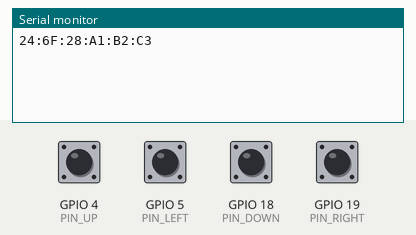
Simulated run of this sketch. Board: ESP32. Shown: the last lines printed to the serial monitor. Inputs (shaded band) come from the test bench; at power-on: GPIO 4 (PIN_UP), GPIO 5 (PIN_LEFT), GPIO 18 (PIN_DOWN), GPIO 19 (PIN_RIGHT) HIGH.

Above: at 1.6 s.
1.7 s: GPIO 4 (PIN_UP) pulled LOW for 0.15 s
At 2.9 s:
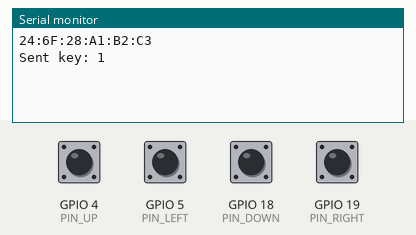
3.3 s: GPIO 5 (PIN_LEFT) pulled LOW for 0.15 s
At 4.5 s:
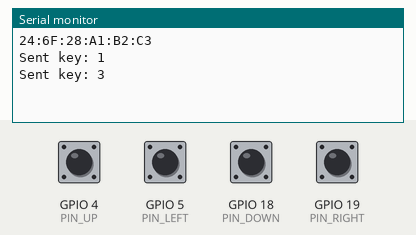
4.9 s: GPIO 18 (PIN_DOWN) pulled LOW for 0.15 s
At 5.6 s:
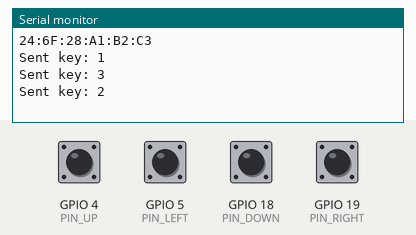
6.5 s: GPIO 19 (PIN_RIGHT) pulled LOW for 0.15 s
At 6.9 s:
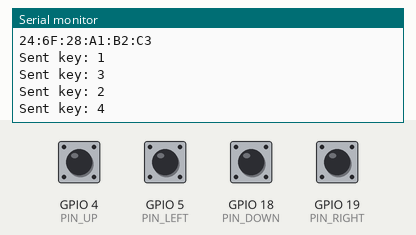
Timing chart, 0 to 9.1 s (numbered marks = the images above; inputs shaded):
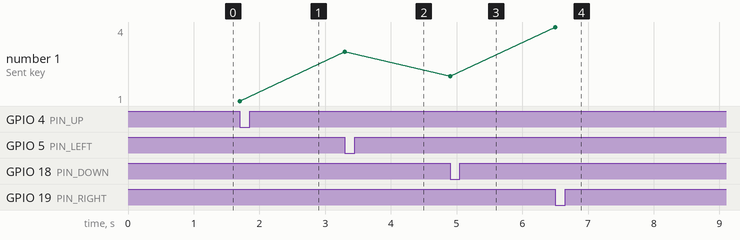

The sketch:

final_spoke_code.ino
```cpp
#include <WiFi.h>
#include <esp_now.h>

// ===== HUB MAC (Dirección MAC del dispositivo principal) =====
//CHANGE THIS MAC ADDRESS TO MATCH THE ADDRESS FROM THE HUB ARDUINO
//CAMBIE ESTA DIRECCIÓN MAC PARA QUE COINCIDA CON LA DIRECCIÓN DEL HUB ARDUINO
uint8_t HUB_MAC[] = { 0x6C, 0xC8, 0x40, 0x8C, 0xBB, 0x60 };

// ===== BUTTON PINS (PINES DE BOTÓN) =====
//CHANGE THESE PIN NUMBERS TO MATCH THE WIRING IN YOUR DEVICE. We recommend pins 4,5,18,19,21.
//CAMBIE ESTOS NÚMEROS DE PIN PARA QUE COINCIDAN CON EL CABLEADO DE SU DISPOSITIVO. Recomendamos los pines 4,5,18,19,21.
#define PIN_UP     4
#define PIN_DOWN   18
#define PIN_LEFT   5
#define PIN_RIGHT  19

//DO NOT CHANGE any code below these lines
// NO CAMBIE ningún código debajo de estas líneas
// ===== KEY IDS =====
#define KEY_UP     1
#define KEY_DOWN   2
#define KEY_LEFT   3
#define KEY_RIGHT  4

#define DEBOUNCE_MS 160

typedef struct {
  uint8_t key;
} Packet;

Packet pkt;

// ===== BUTTON STATE =====
struct Button {
  uint8_t pin;
  uint8_t key;
  bool lastState;
  unsigned long lastTime;
};

Button buttons[] = {
  { PIN_UP,    KEY_UP,    HIGH, 0},
  { PIN_DOWN,  KEY_DOWN,  HIGH, 0 },
  { PIN_LEFT,  KEY_LEFT,  HIGH, 0},
  { PIN_RIGHT, KEY_RIGHT, HIGH, 0 }
};

const int NUM_BUTTONS = sizeof(buttons) / sizeof(buttons[0]);

void setup() {
  Serial.begin(115200);
  delay(300);

  for (int i = 0; i < NUM_BUTTONS; i++) {
    pinMode(buttons[i].pin, INPUT_PULLUP);
  }

  // ---- WiFi / ESP-NOW INIT ----
  WiFi.mode(WIFI_STA);
  WiFi.disconnect(true, true);
  delay(100);
  Serial.println(WiFi.macAddress());

  if (esp_now_init() != ESP_OK) {
    return;
  }

  esp_now_peer_info_t peer = {};
  memcpy(peer.peer_addr, HUB_MAC, 6);
  peer.channel = 0;
  peer.encrypt = false;

  esp_now_del_peer(HUB_MAC);
  delay(10);

  if (esp_now_add_peer(&peer) != ESP_OK) {
    return;
  }
}

void loop() {
  unsigned long now = millis();

  for (int i = 0; i< NUM_BUTTONS; i++) {
    bool current = digitalRead(buttons[i].pin);

    if (buttons[i].lastState == HIGH &&
        current == LOW &&
        now - buttons[i].lastTime >= DEBOUNCE_MS) {

      pkt.key = buttons[i].key;

      esp_now_send(
        HUB_MAC,
        (uint8_t*)&pkt,
        sizeof(pkt)
      );

      Serial.print("Sent key: ");
      Serial.println(buttons[i].key);

      buttons[i].lastTime =now;
    }

    buttons[i].lastState =current;
  }
}
```

Measured:
- after the input at 1.7 s, the serial monitor: prints a new line at once (image 1)
- after the input at 3.3 s, the serial monitor: prints a new line at once (image 2)
- after the input at 4.9 s, the serial monitor: prints a new line at once (image 3)
- after the input at 6.5 s, the serial monitor: prints a new line at once (image 4)
- plotted number 1: 3 → 2 after the input at 4.9 s, 2 → 4 after the input at 6.5 s
